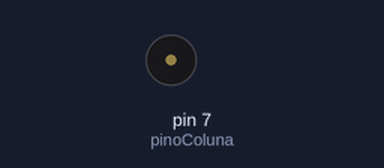
A sketch run on a simulated Arduino Uno, built with avr-gcc and run on an emulated ATmega328P. On the bench: buzzer (waves = sounding). Random numbers use the default seed unless the sketch sets one.

Above: at 0.1 s.
Timing chart, 0 to 40.0 s (numbered marks = the images above):
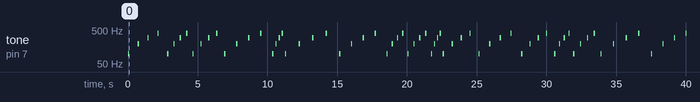

Measured:
- by itself, tone on pin 7 (pinoColuna): plays 100 Hz for 0.09 s, 200 Hz for 0.09 s, 300 Hz for 0.09 s, 400 Hz for 0.09 s, 100 Hz for 0.09 s, 200 Hz for 0.09 s … (68 notes in this stretch)

The sketch:

delayRandom_09.ino
```cpp
int pinoColuna = 7;

void setup()
{

}

void loop()
{
  int tempoDelay = random(100, 1000);

  tone(pinoColuna, 100, 90);
  delay(tempoDelay);
  tone(pinoColuna, 200, 90);
  delay(tempoDelay);
  tone(pinoColuna, 300, 90);
  delay(tempoDelay);
  tone(pinoColuna, 400, 90);
  delay(tempoDelay);
}
```
